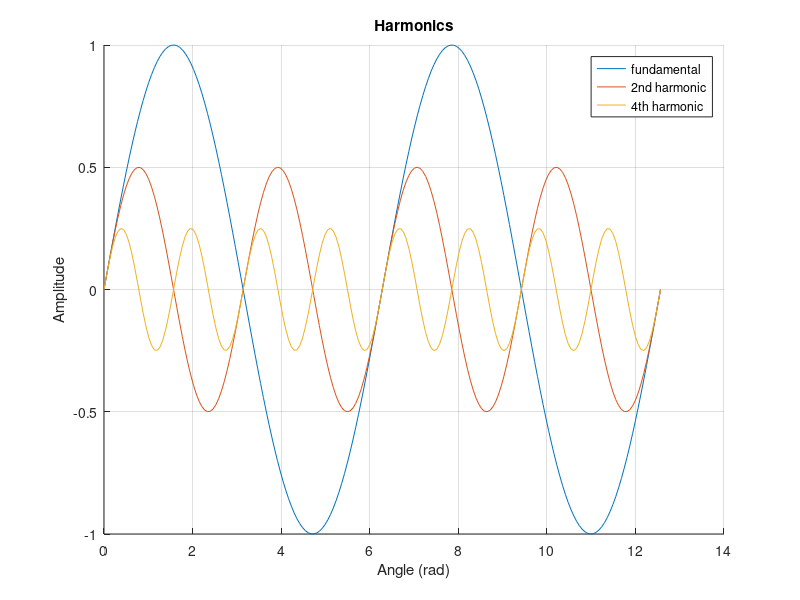

Recreate this plot in MATLAB.
% Legend Demo — Labeling multiple datasets
% Use legend() after plotting to add a legend box.
% Pull toolbox functions (signal, stats, graphics, io) into scope so we
% can call them by short name (fft, butter, plot, std, ...). Without this,
% we'd need fully qualified names like signal.transforms.fft(...).


clear
close all

x = linspace(0, 4*pi, 200);

figure
hold on
plot(x, sin(x))
plot(x, 0.5 * sin(2*x))
plot(x, 0.25 * sin(4*x))
hold off
title('Harmonics')
xlabel('Angle (rad)')
ylabel('Amplitude')
legend('fundamental', '2nd harmonic', '4th harmonic')
grid on
